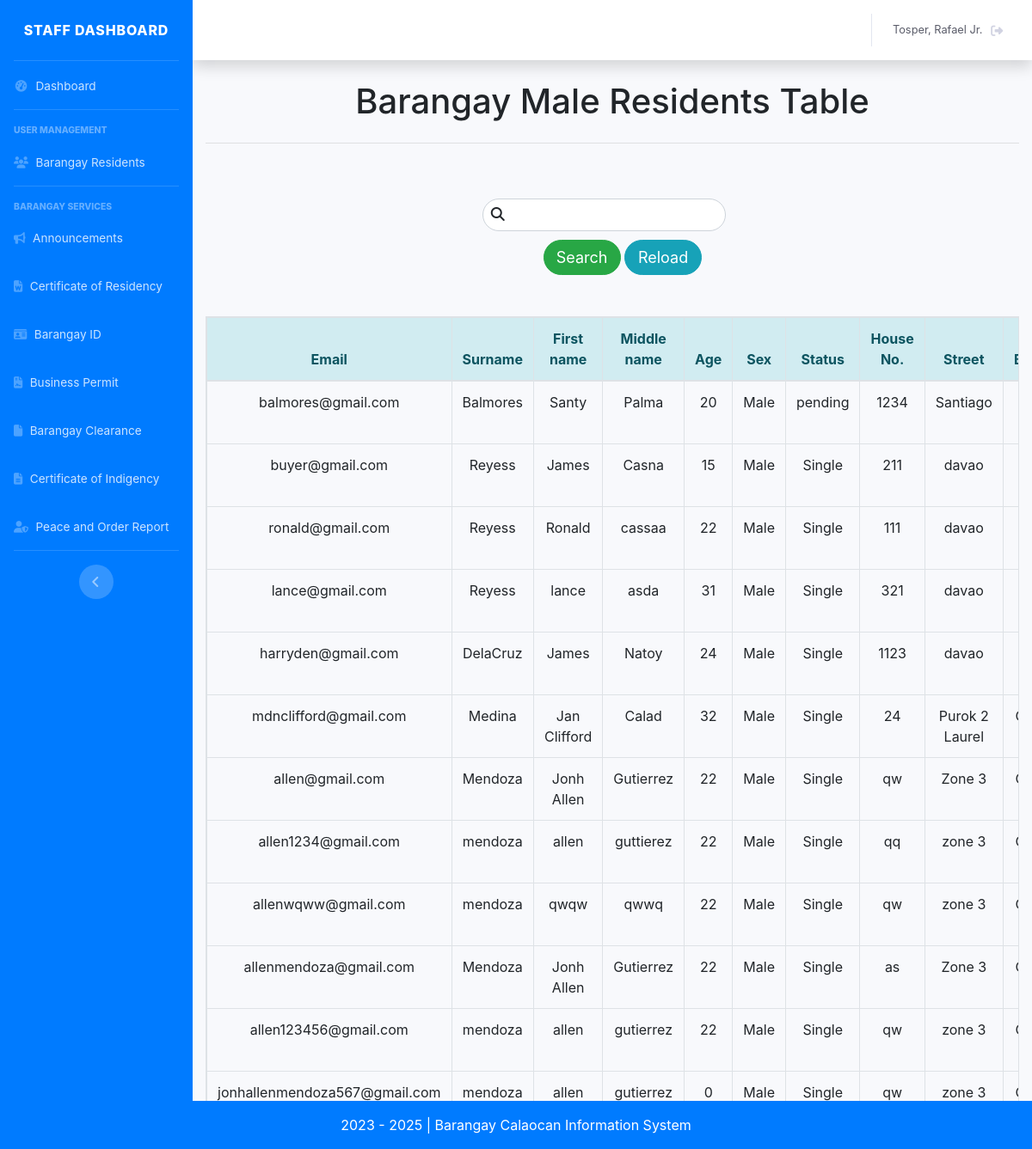
Page /staff_table_maleres.php (signed in) on the committed database.
### tables this page shows
CREATE TABLE `tbl_resident` (
  `id_resident` int(11) NOT NULL,
  `request_status` varchar(50) NOT NULL DEFAULT 'Pending',
  `res_photo` mediumblob DEFAULT NULL,
  `email` varchar(255) NOT NULL,
  `password` varchar(255) NOT NULL,
  `lname` varchar(255) NOT NULL,
  `fname` varchar(255) NOT NULL,
  `mi` varchar(255) NOT NULL,
  `age` int(11) NOT NULL,
  `sex` varchar(255) NOT NULL,
  `status` varchar(255) NOT NULL,
  `houseno` varchar(255) DEFAULT NULL,
  `street` varchar(255) DEFAULT NULL,
  `brgy` varchar(255) DEFAULT NULL,
  `municipal` varchar(255) DEFAULT NULL,
  `address` varchar(255) DEFAULT NULL,
  `contact` varchar(255) NOT NULL,
  `bdate` date NOT NULL,
  `bplace` varchar(255) NOT NULL,
  `s_of_income` varchar(128) DEFAULT NULL,
  `occupation` varchar(128) DEFAULT NULL,
  `nationality` varchar(255) NOT NULL,
  `family_role` varchar(255) DEFAULT NULL,
  `psa_holder` varchar(5) NOT NULL DEFAULT 'No',
  `psa_correction` varchar(128) NOT NULL DEFAULT 'No',
  `ntnlId` varchar(19) NOT NULL DEFAULT 'No',
  `voter` varchar(255) DEFAULT NULL,
  `pwd` varchar(10) NOT NULL,
  `indigent` varchar(255) NOT NULL,
  `single_parent` varchar(255) NOT NULL,
  `malnourished` varchar(255) NOT NULL,
  `four_ps` varchar(255) NOT NULL,
  `vaccinated` varchar(255) DEFAULT NULL,
  `pregnancy` varchar(255) NOT NULL,
  `domesticated_animals` varchar(128) DEFAULT NULL,
  `trees` varchar(128) DEFAULT NULL,
  `farmer` varchar(128) DEFAULT NULL,
  `vegetables` varchar(128) DEFAULT NULL,
  `role` varchar(255) NOT NULL,
  `ip_community` varchar(255) DEFAULT NULL,
  `out_of_school_youth` enum('Yes','No') DEFAULT NULL,
  `lgbtq` enum('Yes','No') DEFAULT NULL,
  `senior_citizen` varchar(11) DEFAULT NULL,
  `addedby` varchar(255) DEFAULT NULL
);

### classes/resident.class.php (called while the page is built, shortened)
<?php
    class ResidentClass extends BMISClass {
    public function view_resident_male(){
        $connection = $this->openConn();
        $stmt = $connection->prepare("SELECT * from tbl_resident WHERE request_status = 'approved' and `sex` = 'Male'");
        $stmt->execute();
        $view = $stmt->fetchAll();
        return $view;
    }
    }
?>

### admn_table_maleres_search.php (the view, shortened to what this page needs)
<?php
	require 'classes/conn.php';
	if(isset($_POST['search_maleres'])){
	$keyword = $_POST['keyword'];
?>
<table class="table table-hover table-bordered text-center table-responsive" >
    <thead class="alert-info">
        <tr>
            <th> Email </th>
            <th> Surname </th>
            <th> First name </th>
            <th> Middle name </th>
            <th> Age </th>
            <th> Sex </th>
            <th> Status </th>
            <th> House No.</th>
            <th> Street </th>
            <th> Barangay </th>
            <th> Municipality </th>
            <th> Contact </th>
            <th> Birth date </th>
            <th> Birth place </th>
            <th> Nationality </th>
        </tr>
    </thead>
    <tbody>
        <?php
            $stmnt = $conn->prepare("SELECT * FROM `tbl_resident` WHERE `lname` LIKE '%$keyword%' or  `mi` LIKE '%$keyword%' or  `fname` LIKE '%$keyword%'
            or  `age` LIKE '%$keyword%' or  `sex` LIKE '%$keyword%' or  `status` LIKE '%$keyword%' or  `address` LIKE '%$keyword%' or  `contact` LIKE '%$keyword%'
            or  `bdate` LIKE '%$keyword%' or  `bplace` LIKE '%$keyword%' or  `nationality` LIKE '%$keyword%' or  `family_role` LIKE '%$keyword%' or  `role` LIKE '%$keyword%' or  `email` LIKE '%$keyword%'");
            $stmnt->execute();
            while($view = $stmnt->fetch()){
        ?>
            <tr>
                <td> <?= $view['email'];?> </td>
                <td> <?= $view['lname'];?> </td>
                <td> <?= $view['fname'];?> </td>
                <td> <?= $view['mi'];?> </td>
                <td> <?= $view['age'];?> </td>
                <td> <?= $view['sex'];?> </td>
                <td> <?= $view['status'];?> </td>
                <td> <?= $view['houseno'];?> </td>
                <td> <?= $view['street'];?> </td>
                <td> <?= $view['brgy'];?> </td>
                <td> <?= $view['municipal'];?> </td>
                <td> <?= $view['contact'];?> </td>
                <td> <?= $view['bdate'];?> </td>
                <td> <?= $view['bplace'];?> </td>
                <td> <?= $view['nationality'];?> </td>
            </tr>
        <?php
        }
        ?>
    </tbody>
</table>
<?php
	}else{
?>
<table class="table table-hover table-bordered text-center table-responsive">
    <thead class="alert-info">
        <tr>
            <th> Email </th>
            <th> Surname </th>
            <th> First name </th>
            <th> Middle name </th>
            <th> Age </th>
            <th> Sex </th>
            <th> Status </th>
            <th> House No.</th>
            <th> Street </th>
            <th> Barangay </th>
        </tr>
    </thead>
    <tbody>
        <?php if(is_array($view)) {?>
            <?php foreach($view as $view) {?>
                <tr>
                    <td> <?= $view['email'];?> </td>
                    <td> <?= $view['lname'];?> </td>
                    <td> <?= $view['fname'];?> </td>
                    <td> <?= $view['mi'];?> </td>
                    <td> <?= $view['age'];?> </td>
                    <td> <?= $view['sex'];?> </td>
                    <td> <?= $view['status'];?> </td>
                    <td> <?= $view['houseno'];?> </td>
                    <td> <?= $view['street'];?> </td>
                    <td> <?= $view['brgy'];?> </td>
                </tr>
            <?php
                }
            ?>
        <?php
            }
        ?>
    </tbody>
</table>
<link href="customcss/regiformstyle.css" rel="stylesheet" type="text/css">
<link href="bootstrap/css/bootstrap.css" rel="stylesheet" type="text/css">
<?php
	}
?>

### css/regiformstyle.css (style rules this page uses)
body { background-color:#fff !important; }

### rows in the picture
tbl_resident: email "balmores@gmail.com", lname "Balmores", fname "Santy", mi "Palma", age "20", sex "Male", status "pending", houseno "1234", street "Santiago"
tbl_resident: email "buyer@gmail.com", lname "Reyess", fname "James", mi "Casna", age "15", sex "Male", status "Single", houseno "211", street "davao"
tbl_resident: email "ronald@gmail.com", lname "Reyess", fname "Ronald", mi "cassaa", age "22", sex "Male", status "Single", houseno "111", street "davao"
tbl_resident: email "lance@gmail.com", lname "Reyess", fname "lance", mi "asda", age "31", sex "Male", status "Single", houseno "321", street "davao"
tbl_resident: email "harryden@gmail.com", lname "DelaCruz", fname "James", mi "Natoy", age "24", sex "Male", status "Single", houseno "1123", street "davao"
tbl_resident: email "mdnclifford@gmail.com", lname "Medina", fname "Jan Clifford", mi "Calad", age "32", sex "Male", status "Single", houseno "24", street "Purok 2 Laurel"
tbl_resident: email "allen@gmail.com", lname "Mendoza", fname "Jonh Allen", mi "Gutierrez", age "22", sex "Male", status "Single", houseno "qw", street "Zone 3"
tbl_resident: email "allen1234@gmail.com", lname "mendoza", fname "allen", mi "guttierez", age "22", sex "Male", status "Single", houseno "qq", street "zone 3"
tbl_resident: email "allenwqww@gmail.com", lname "mendoza", fname "qwqw", mi "qwwq", age "22", sex "Male", status "Single", houseno "qw", street "zone 3"
tbl_resident: email "allenmendoza@gmail.com", lname "Mendoza", fname "Jonh Allen", mi "Gutierrez", age "22", sex "Male", status "Single", houseno "as", street "Zone 3"
tbl_resident: email "allen123456@gmail.com", lname "mendoza", fname "allen", mi "gutierrez", age "22", sex "Male", status "Single", houseno "qw", street "zone 3"
tbl_resident: email "jonhallenmendoza567@gmail.com", lname "mendoza", fname "allen", mi "gutierrez", age "0", sex "Male", status "Single", houseno "qw", street "zone 3"

### other values in the picture
$userdetails['surname'] "Tosper"
$userdetails['firstname'] "Rafael Jr."
